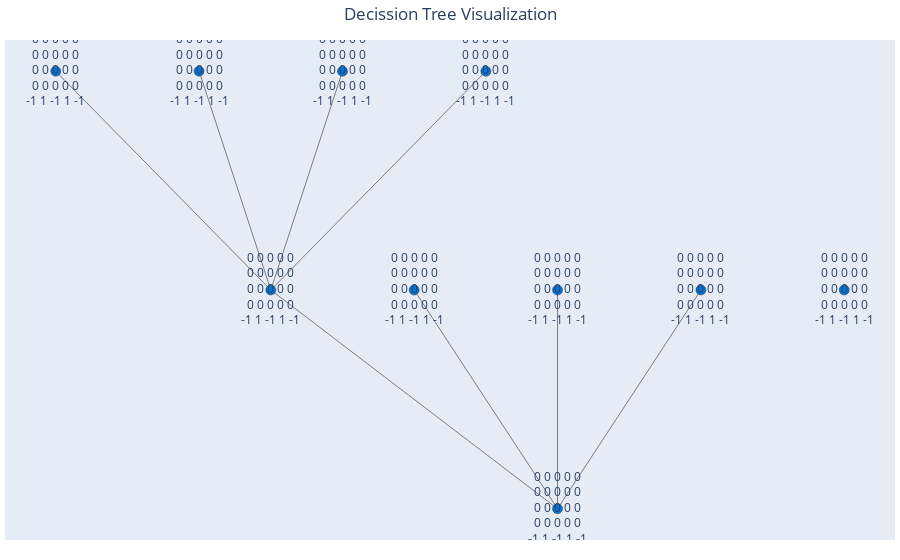

Notebook source saved alongside this figure:
### Markdown cell above
The initial state, ACTIONS function, and RESULT function define the state space graph—>a graph where the vertices are states, the edges are moves and a state might be reached by multiple paths. We can superimpose a search tree over part of that graph to determine what move to make. We define the complete game tree as a search tree that follows every sequence of moves all the way to a terminal state. The game tree may be infinite if the state space itself is unbounded or if the rules of the game
allow for infinitely repeating positions.

### Code cell
import plotly.graph_objects as go
import igraph as ig
import numpy as np
import random

# Define adjacency matrix (symmetric for an undirected graph)
Game_Board = np.zeros((5, 5), dtype=int)

adjacency_matrix = np.array([
    [0, 1, 1, 1, 1, 0, 0, 0, 0, 0],
    [1, 0, 0, 0, 0, 1, 1, 1, 1, 0],
    [1, 0, 0, 0, 0, 0, 0, 0, 0, 0],
    [1, 0, 0, 0, 0, 0, 0, 0, 0, 0],
    [1, 0, 0, 0, 0, 0, 0, 0, 0, 0],
    [0, 1, 0, 0, 0, 0, 0, 0, 0, 0],
    [0, 1, 0, 0, 0, 0, 0, 0, 0, 0],
    [0, 1, 0, 0, 0, 0, 0, 0, 0, 0],
    [0, 0, 0, 0, 0, 0, 0, 0, 0, 0],
    [0, 0, 0, 0, 0, 0, 0, 0, 0, 0]
])

# Create an iGraph graph from the adjacency matrix
g = ig.Graph.Adjacency((adjacency_matrix + adjacency_matrix.T) > 0, mode=ig.ADJ_UNDIRECTED)

# Layout the graph
layout = g.layout_reingold_tilford(root=[0])

# Create Plotly figure
fig = go.Figure()

# Add edges to the plot
for edge in g.get_edgelist():
    fig.add_trace(go.Scatter(x=[layout[edge[0]][0], layout[edge[1]][0]],
                             y=[layout[edge[0]][1], layout[edge[1]][1]],
                             mode='lines',
                             line=dict(color='rgb(125,125,125)', width=1),
                             hoverinfo='none'
                             ))

# Add nodes to the plot with text information
node_trace = go.Scatter(x=[], y=[], text=[], mode='markers+text', hoverinfo='text',
                        marker=dict(color='rgb(0,116,217)', size=10, line=dict(color='rgb(50,50,50)', width=0.5)))

# This function returns a clean string representation of the game board
def array_string(arr):
    return '<br>'.join([' '.join([str(cell) for cell in row]) for row in arr])

# This function places pieces inside the board and returns the modified board
def add_to_position(board, col):
    global who
    for row in range(board.shape[0]-1, -1, -1):
        if board[row, col] == 0:
            if who == 0:
                board[row, col] = -1
                who = 1
            else:
                board[row, col] = 1
                who = 0
            return board  # Return the modified board

# Iterate over columns
for col in range(Game_Board.shape[1]):
    add_to_position(Game_Board, col)

for node in range(len(layout)):
    x, y = layout[node]
    node_trace['x'] += tuple([x])
    node_trace['y'] += tuple([y])
    node_trace['text'] += tuple([array_string(Game_Board)])  

fig.add_trace(node_trace)

# Customize layout
fig.update_layout(title='Decission Tree Visualization', title_x=0.5,
                  showlegend=False,
                  hovermode='closest',
                  margin=dict(b=20, l=5, r=5, t=40),
                  xaxis=dict(showline=False, zeroline=False, showgrid=False, showticklabels=False),
                  yaxis=dict(showline=False, zeroline=False, showgrid=False, showticklabels=False))

# Show the plot
fig.show()

### Figure 1 — Plotly figure (JSON) as saved in the notebook; plotly's stock layout.template omitted (floating-point values rounded to 4 significant figures)
{"data": [{"hoverinfo": "none", "line": {"color": "rgb(125,125,125)", "width": 1}, "mode": "lines", "type": "scatter", "x": [0, -2], "y": [0, 1]}, {"hoverinfo": "none", "line": {"color": "rgb(125,125,125)", "width": 1}, "mode": "lines", "type": "scatter", "x": [0, -1], "y": [0, 1]}, {"hoverinfo": "none", "line": {"color": "rgb(125,125,125)", "width": 1}, "mode": "lines", "type": "scatter", "x": [0, 0], "y": [0, 1]}, {"hoverinfo": "none", "line": {"color": "rgb(125,125,125)", "width": 1}, "mode": "lines", "type": "scatter", "x": [0, 1], "y": [0, 1]}, {"hoverinfo": "none", "line": {"color": "rgb(125,125,125)", "width": 1}, "mode": "lines", "type": "scatter", "x": [-2, -3.5], "y": [1, 2]}, {"hoverinfo": "none", "line": {"color": "rgb(125,125,125)", "width": 1}, "mode": "lines", "type": "scatter", "x": [-2, -2.5], "y": [1, 2]}, {"hoverinfo": "none", "line": {"color": "rgb(125,125,125)", "width": 1}, "mode": "lines", "type": "scatter", "x": [-2, -1.5], "y": [1, 2]}, {"hoverinfo": "none", "line": {"color": "rgb(125,125,125)", "width": 1}, "mode": "lines", "type": "scatter", "x": [-2, -0.5], "y": [1, 2]}, {"hoverinfo": "text", "marker": {"color": "rgb(0,116,217)", "line": {"color": "rgb(50,50,50)", "width": 0.5}, "size": 10}, "mode": "markers+text", "text": ["0 0 0 0 0<br>0 0 0 0 0<br>0 0 0 0 0<br>0 0 0 0 0<br>-1 1 -1 1 -1", "0 0 0 0 0<br>0 0 0 0 0<br>0 0 0 0 0<br>0 0 0 0 0<br>-1 1 -1 1 -1", "0 0 0 0 0<br>0 0 0 0 0<br>0 0 0 0 0<br>0 0 0 0 0<br>-1 1 -1 1 -1", "0 0 0 0 0<br>0 0 0 0 0<br>0 0 0 0 0<br>0 0 0 0 0<br>-1 1 -1 1 -1", "0 0 0 0 0<br>0 0 0 0 0<br>0 0 0 0 0<br>0 0 0 0 0<br>-1 1 -1 1 -1", "0 0 0 0 0<br>0 0 0 0 0<br>0 0 0 0 0<br>0 0 0 0 0<br>-1 1 -1 1 -1", "0 0 0 0 0<br>0 0 0 0 0<br>0 0 0 0 0<br>0 0 0 0 0<br>-1 1 -1 1 -1", "0 0 0 0 0<br>0 0 0 0 0<br>0 0 0 0 0<br>0 0 0 0 0<br>-1 1 -1 1 -1", "0 0 0 0 0<br>0 0 0 0 0<br>0 0 0 0 0<br>0 0 0 0 0<br>-1 1 -1 1 -1", "0 0 0 0 0<br>0 0 0 0 0<br>0 0 0 0 0<br>0 0 0 0 0<br>-1 1 -1 1 -1"], "type": "scatter", "x": [0, -2, -1, 0, 1, -3.5, -2.5, -1.5, -0.5, 2], "y": [0, 1, 1, 1, 1, 2, 2, 2, 2, 1]}], "layout": {"hovermode": "closest", "margin": {"b": 20, "l": 5, "r": 5, "t": 40}, "showlegend": false, "title": {"text": "Decission Tree Visualization", "x": 0.5}, "xaxis": {"showgrid": false, "showline": false, "showticklabels": false, "zeroline": false}, "yaxis": {"showgrid": false, "showline": false, "showticklabels": false, "zeroline": false}}}
